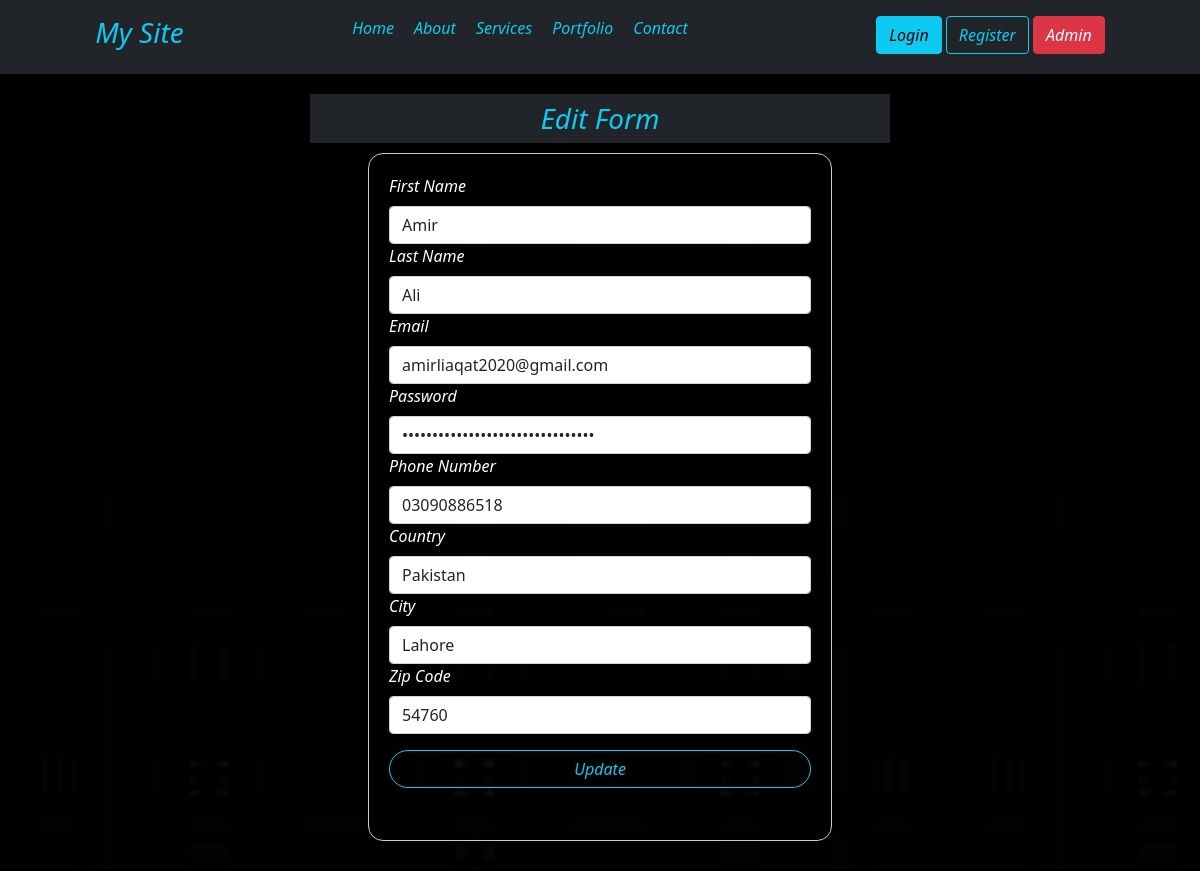
Screenshot of /register.php?id=3 with the database file from the repository.
### tables this page shows
CREATE TABLE `users` (
  `ID` bigint(255) NOT NULL,
  `fname` varchar(255) NOT NULL,
  `lname` varchar(255) NOT NULL,
  `email` varchar(255) NOT NULL,
  `password` varchar(255) NOT NULL,
  `phone` varchar(255) NOT NULL,
  `country` varchar(255) NOT NULL,
  `city` varchar(255) NOT NULL,
  `zip` varchar(255) NOT NULL
);

### register.php (the view, shortened to what this page needs)
<html lang="en">
<head>
    <title><?php if(isset($_GET['id'])){ $id = $_GET['id'];} if(isset($id)){echo "Edit";}else{echo "Register";}; ?> Form</title>
    <link rel="stylesheet" href="css/style.css">
    <link href="https://cdn.jsdelivr.net/npm/bootstrap@5.0.2/dist/css/bootstrap.min.css" rel="stylesheet">
</head>
<body>
    <?php
        require_once 'header.php';
        require_once 'config.php';
    ?>
    <div class="form-container">
        <h3 class="form-heading bg-dark text-info text-center p-2"><?php if(isset($_GET['id'])){ $id = $_GET['id'];} if(isset($id)){echo "Edit";}else{echo "Register";}; ?> Form</h3>
        <div class="form-box">
            <?php
            if(isset($_GET['id'])){
                $id = $_GET['id'];
                $fetch_data = "SELECT * FROM `users` WHERE `ID` = $id";
                $fetch_data_query = mysqli_query($conn, $fetch_data) or die("Query Failed");
                if(mysqli_num_rows($fetch_data_query) > 0) {
                    while($row = mysqli_fetch_assoc($fetch_data_query)) {
            ?>
            <form action="" method="post">
                <label for="fname" class="form-label">First Name</label>
                <input type="text" name="fname" class="form-control" value="<?php echo $row['fname']; ?>">
                <label for="lname" class="form-label">Last Name</label>
                <input type="text" name="lname" class="form-control" value="<?php echo $row['lname']; ?>">
                <label for="email" class="form-label">Email</label>
                <input type="email" name="email" class="form-control" value="<?php echo $row['email']; ?>">
                <label for="password" class="form-label">Password</label>
                <input type="password" name="password" class="form-control" value="<?php echo $row['password']; ?>">
                <label for="number" class="form-label">Phone Number</label>
                <input type="number" name="number" class="form-control" value="<?php echo $row['phone']; ?>">
                <label for="country" class="form-label">Country</label>
                <input type="text" name="country" class="form-control" value="<?php echo $row['country']; ?>">
                <label for="city" class="form-label">City</label>
                <input type="text" name="city" class="form-control" value="<?php echo $row['city']; ?>">
                <label for="zip" class="form-label">Zip Code</label>
                <input type="text" name="zip" class="form-control" value="<?php echo $row['zip']; ?>">
                <button type="submit" class="btn btn-outline-info my-3 w-100 form-btn" name="update">Update</button>
            </form>
            <?php
                        }
                    }
            } ?>
        </div>
    </div>
</body>
</html>

### css/style.css (style rules this page uses)
body, .btn, .form-btn, table { font-style: italic; }
.form-btn { border-radius: 20px !important; }
.form-container, .site-content { background-image: url(../bg.jpg); background-size: cover; color: #fff; padding: 20px; }
.form-heading { width: 50%; margin: 0 auto; }
.form-box { width: 40%; margin: 10px auto; padding: 20px; border: 1px solid #ccc; border-radius: 15px; }

### rows the page displays
users: fname "Amir", lname "Ali", email "amirliaqat2020@gmail.com", number "03090886518", country "Pakistan", city "Lahore", zip "54760"
